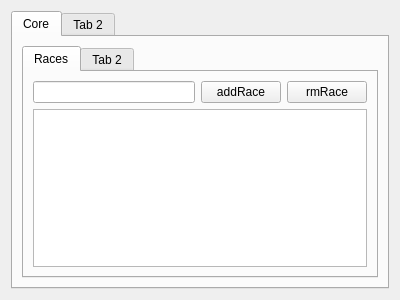
<?xml version="1.0" encoding="UTF-8"?>
<ui version="4.0">
 <class>Editor</class>
 <widget class="QWidget" name="Editor">
  <property name="geometry">
   <rect>
    <x>0</x>
    <y>0</y>
    <width>400</width>
    <height>300</height>
   </rect>
  </property>
  <property name="windowTitle">
   <string>Form</string>
  </property>
  <layout class="QHBoxLayout" name="horizontalLayout">
   <item>
    <widget class="QTabWidget" name="tabWidget">
     <property name="currentIndex">
      <number>0</number>
     </property>
     <widget class="QWidget" name="tab">
      <attribute name="title">
       <string>Core</string>
      </attribute>
      <layout class="QHBoxLayout" name="horizontalLayout_2">
       <item>
        <widget class="QTabWidget" name="tabWidget_2">
         <widget class="QWidget" name="tab_3">
          <attribute name="title">
           <string>Races</string>
          </attribute>
          <layout class="QVBoxLayout" name="verticalLayout">
           <item>
            <layout class="QHBoxLayout" name="horizontalLayout_3">
             <item>
              <widget class="QLineEdit" name="lineEditRace"/>
             </item>
             <item>
              <widget class="QPushButton" name="pushButtonRace">
               <property name="text">
                <string>addRace</string>
               </property>
              </widget>
             </item>
             <item>
              <widget class="QPushButton" name="pushButtonRMRace">
               <property name="text">
                <string>rmRace</string>
               </property>
              </widget>
             </item>
            </layout>
           </item>
           <item>
            <widget class="QTableView" name="tableView"/>
           </item>
          </layout>
         </widget>
         <widget class="QWidget" name="tab_4">
          <attribute name="title">
           <string>Tab 2</string>
          </attribute>
         </widget>
        </widget>
       </item>
      </layout>
     </widget>
     <widget class="QWidget" name="tab_2">
      <attribute name="title">
       <string>Tab 2</string>
      </attribute>
     </widget>
    </widget>
   </item>
  </layout>
 </widget>
 <resources/>
 <connections/>
</ui>
